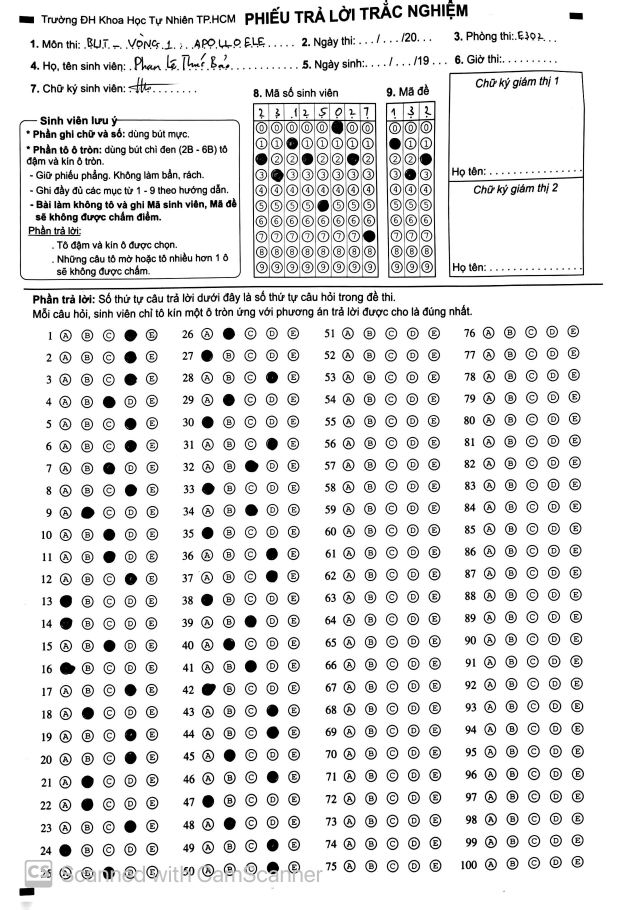
#> input picture a/KEY.JPG, 1852 x 2728 px (shown at 1/3 size); the run also reads 1 picture not shown here
$ python app.py
#> lines starting #> are read from the running program, lines starting #| are printed output that depends on the picture; after the words box and inside, x2 and y2 are one past the last pixel; in counts of white or black regions, pixels touching at a corner belong together
import numpy as np
import cv2
import get_points
import os

# Define the region of interest (ROI)
x, y, w, h = 100, 950, 1650, 1700

# Load image, grayscale, Otsu's threshold
directory = 'a'
str_list = os.listdir(directory)
image = cv2.imread('a/KEY.JPG')
#> image is the input picture: shape (2728, 1852, 3); min 0, max 255, mean 229.7
ans = [cv2.imread('a/'+file_path) for file_path in str_list]
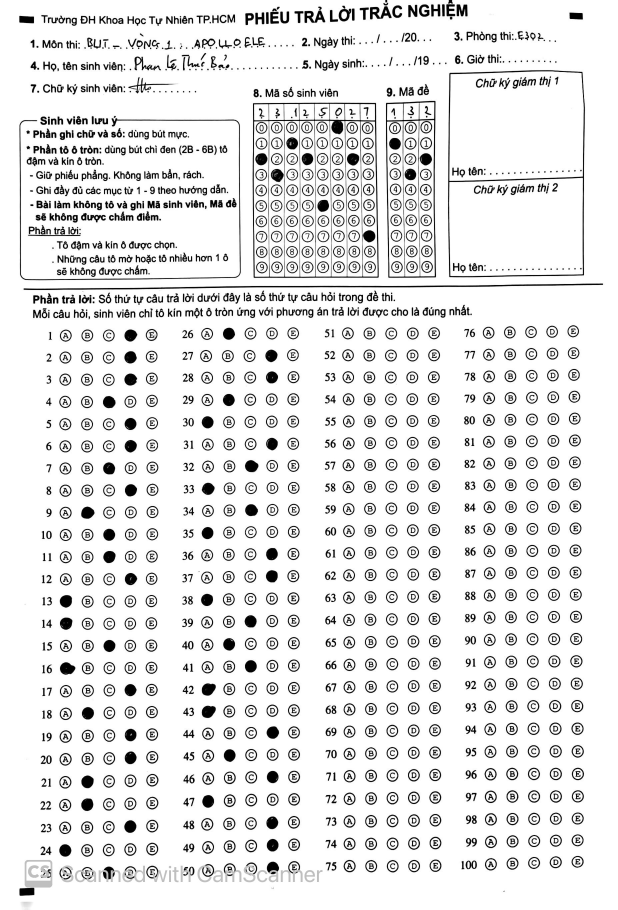
#> input picture a/1.JPG, 1852 x 2728 px (shown at 1/3 size)
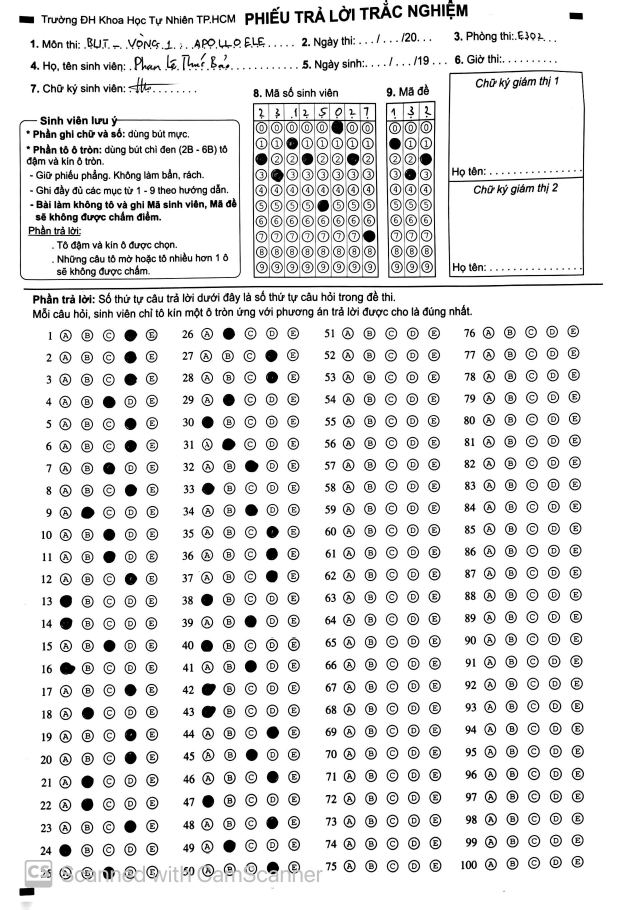
#> input picture a/3.JPG, 1852 x 2728 px (shown at 1/3 size)
#> ans = 4 items

# Add ROI to the image
roi = image[y:y+h, x:x+w]

# Draw a red rectangle around the ROI
cv2.rectangle(image, (x, y), (x+w, y+h), (0, 0, 255), 2)
cv2.imwrite('b/roi_demo.jpg', image)

gray = cv2.cvtColor(roi, cv2.COLOR_BGR2GRAY)
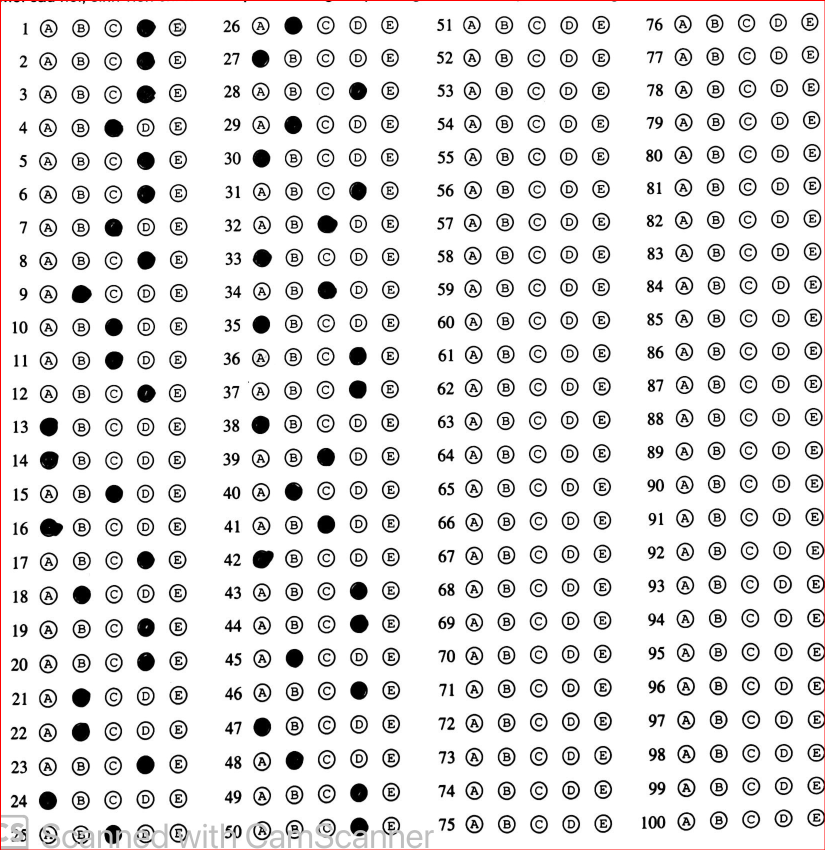
#> roi: shape (1700, 1650, 3) (shown at 1/2 size); mean B, G, R 227.6, 227.6, 228.5
thresh = cv2.threshold(gray, 0, 255, cv2.THRESH_BINARY_INV + cv2.THRESH_OTSU)[1]
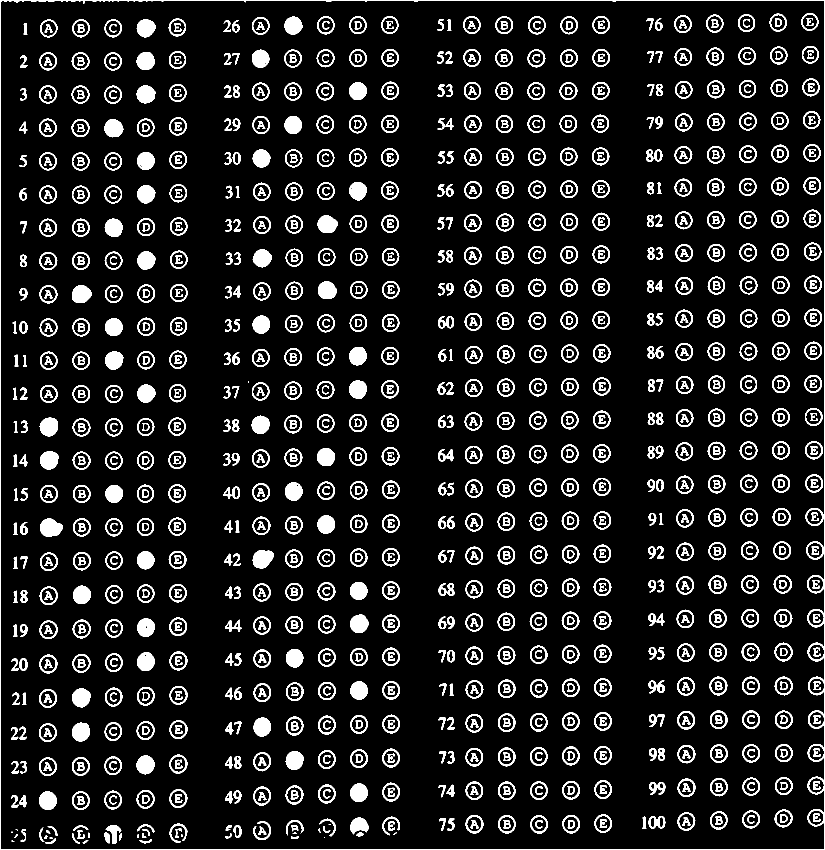
#> thresh: shape (1700, 1650) (shown at 1/2 size); 10.6% white; 1157 white regions (9 under 20 px)

# Filter out large non-connecting objects
cnts = cv2.findContours(thresh, cv2.RETR_EXTERNAL, cv2.CHAIN_APPROX_SIMPLE)
#> cnts = 1 contour; box (x1, y1, x2, y2) and area: (0, 0, 1650, 1700) 2801651
cnts = cnts[0] if len(cnts) == 2 else cnts[1]
#> cnts = [[[0, 0], [0, 1699], [1649, 1699], [1649, 0]]]
for c in cnts:
    area = cv2.contourArea(c)
    if area < 100:
        cv2.drawContours(thresh, [c], 0, 0, -1)
#> this loop made 1 pass
#> (c, area) on pass 1: ([[0, 0], [0, 1699], [1649, 1699], [1649, 0]], 2801651)

# Morph open using elliptical shaped kernel
kernel = cv2.getStructuringElement(cv2.MORPH_ELLIPSE, (3, 3))
#> kernel = [[0, 1, 0], [1, 1, 1], [0, 1, 0]]
opening = cv2.morphologyEx(thresh, cv2.MORPH_OPEN, kernel, iterations=3)
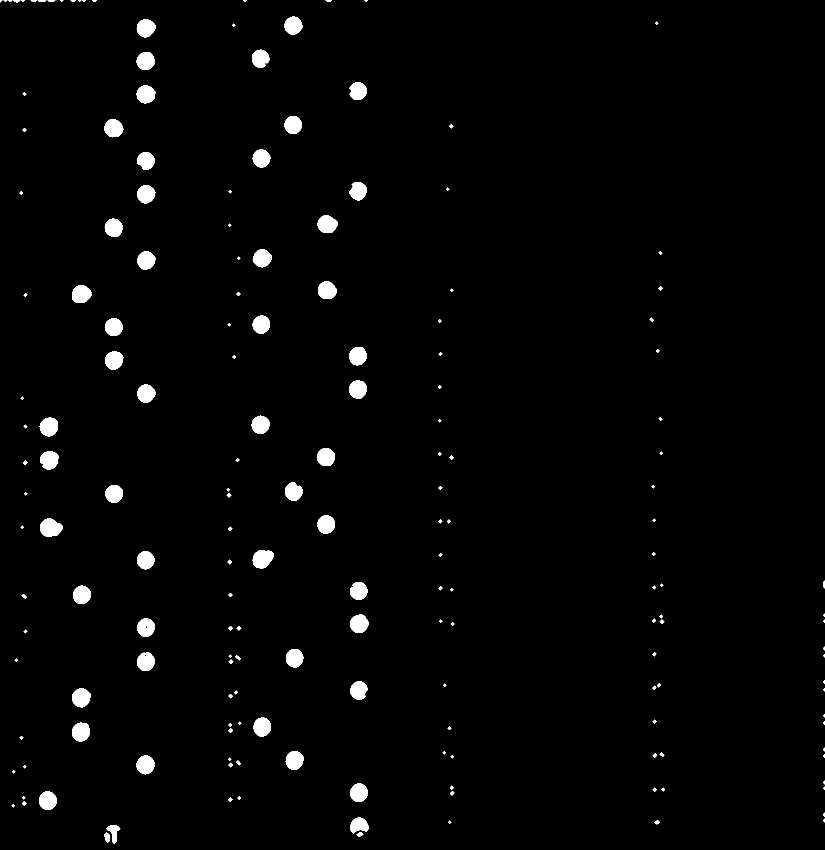
#> opening: shape (1700, 1650) (shown at 1/2 size); 2% white; 177 white regions (10 under 20 px)

# Find circles
cnts = cv2.findContours(opening, cv2.RETR_EXTERNAL, cv2.CHAIN_APPROX_SIMPLE)
#> cnts = 177 contours, 55 with area under 20; largest, box (x1, y1, x2, y2) and area: (80, 1037, 126, 1074) 1198, (505, 1100, 547, 1137) 1128, (635, 430, 675, 466) 1046, (144, 570, 184, 606) 1044, (144, 1376, 181, 1415) 1041
cnts = cnts[0] if len(cnts) == 2 else cnts[1]
for c in cnts:
    area = cv2.contourArea(c)
    if area > 500:
        ((x, y), r) = cv2.minEnclosingCircle(c)
        for idx, img in enumerate(ans):
            if img is not None:
                cv2.circle(img, (int(x), int(y)), int(r), (36, 255, 12), 2)
        cv2.circle(roi, (int(x), int(y)), int(r), (36, 255, 12), 2)
#> this loop made 177 passes
#> (area, x, y, r) on passes 7, 14, 20, 27, 33, 39, 43, 48, 52, 60, 61, 71: (780.5, 718.2, 1653.2, 18.47), (993, 94.7, 1601, 18.56), (979, 717, 1585, 18.68), (1006.5, 290.2, 1529.2, 18.83), (1000.5, 588.7, 1520.5, 18.87), (1032, 162, 1463, 19.72), (997.5, 523.5, 1453.5, 19.04), (1041, 162.7, 1395.1, 19.13), (914.5, 718, 1380.5, 18.2), (988, 291.4, 1323, 19.14), (967.5, 589, 1316.3, 18.77), (969.5, 291, 1254.6, 18.68)
#> area on passes 1, 2, 3, 5, 10, 11: 63, 134, 418.5, 45.5, 40, 35.5
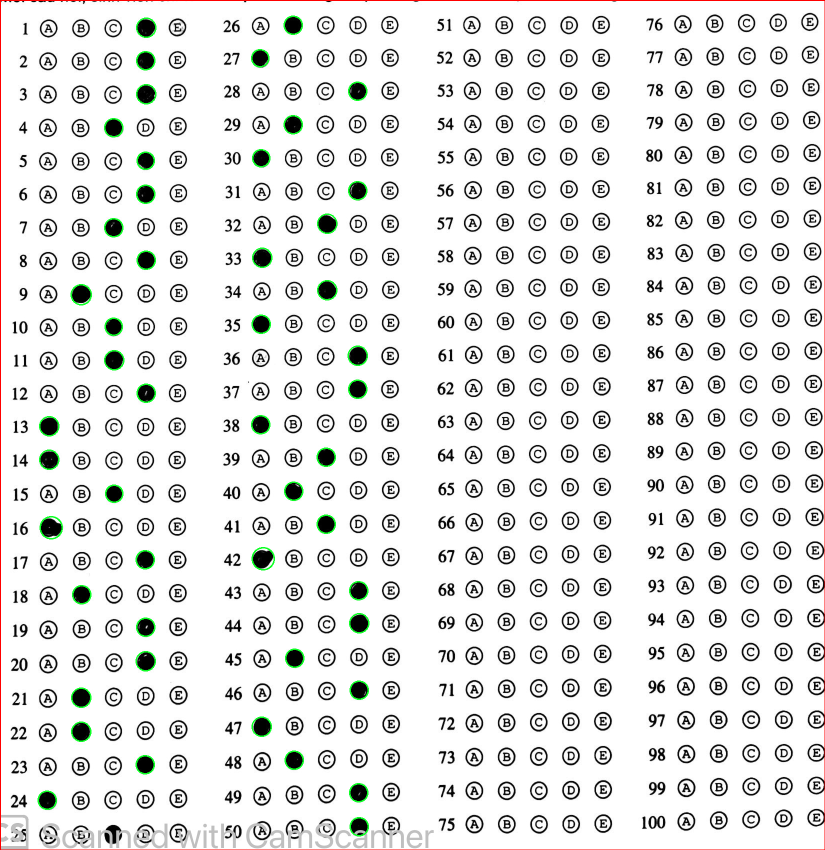
#> roi: shape (1700, 1650, 3) (shown at 1/2 size); 0.61% of pixels changed, all inside (x1, y1, x2, y2) = (75, 31, 739, 1673)

# Save the processed image
for i in range(len(str_list)):
    cv2.imwrite('b/'+str_list[i], ans[i])
#> this loop made 4 passes
#> pass 1, `cv2.imwrite('b/'+str_list[i], ans[i])`:
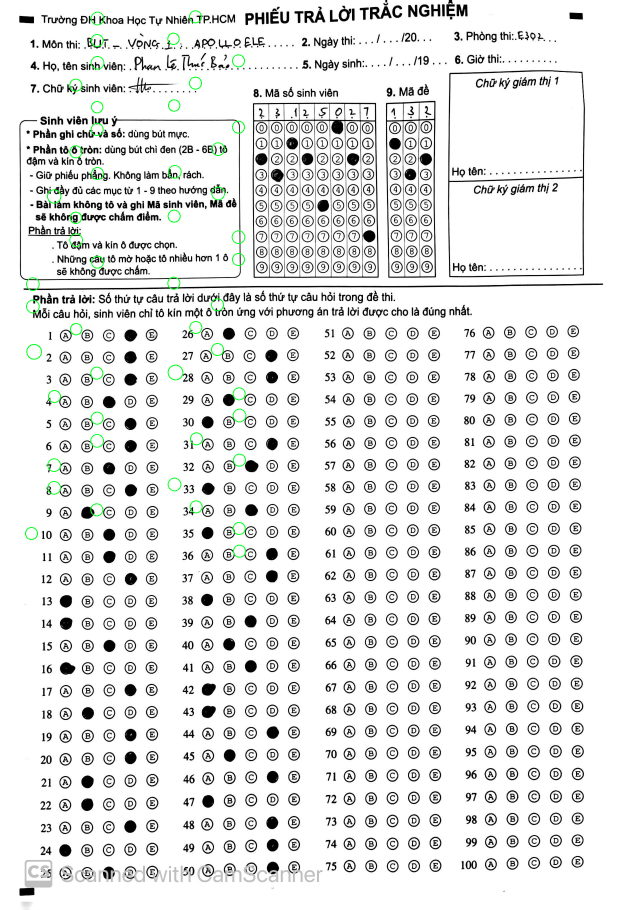
#> saved as 1.JPG: shape (2728, 1852, 3) (shown at 1/3 size); mean B, G, R 229, 229.8, 228.9

cv2.waitKey()
